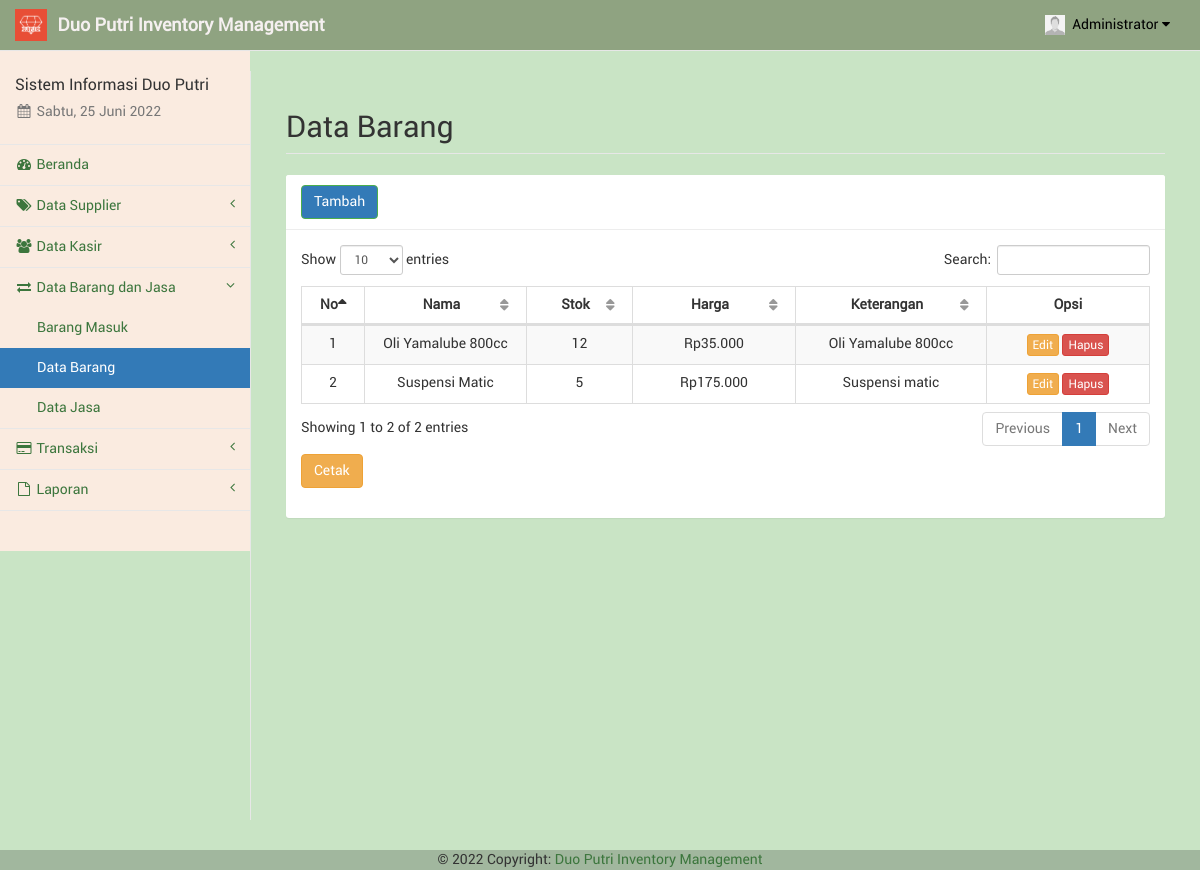
Before: /barang.php (signed in) with the older database file.
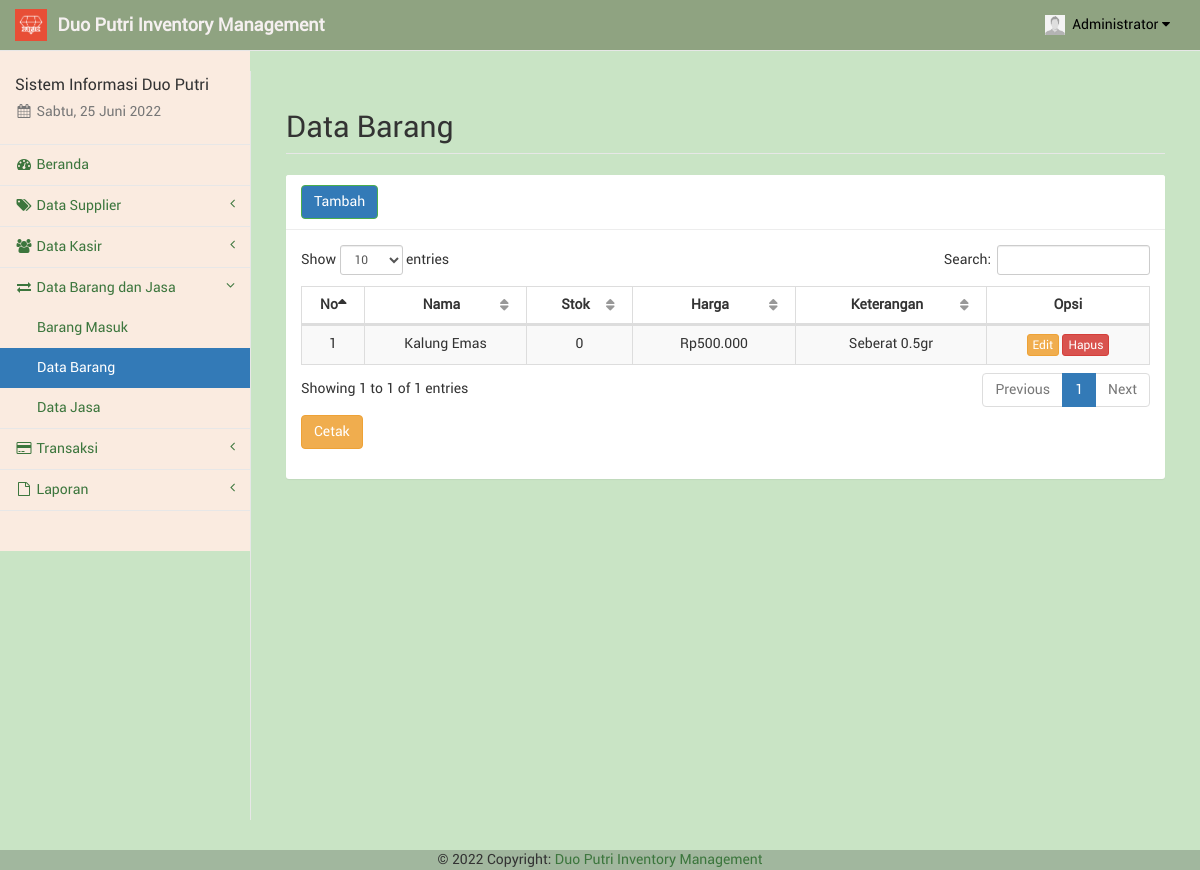
After: the same page with the newer database file.
### tables this page shows
CREATE TABLE `barangjasa` (
  `id_brg` int(11) NOT NULL,
  `nama` varchar(100) NOT NULL,
  `jenis` varchar(20) NOT NULL,
  `stok` varchar(10) NOT NULL,
  `harga` varchar(20) NOT NULL,
  `keterangan` text NOT NULL,
  `id_adm` int(11) NOT NULL
);

### dist/function/format_rupiah.php (called while the page is built, shortened)
<?php
	function format_rupiah($rp) {
		$jumlah = number_format($rp, 0, ",", ".");
		$rupiah = "Rp". $jumlah;
		return $rupiah;
	}
?>

### barang.php (the view, shortened to what this page needs)
<?php
include("sess_check.php");
include("layout_top.php");
include("dist/function/format_rupiah.php");
?>
<div id="page-wrapper" style="background-color: #C9E4C5;">
	<div class="container-fluid">
		<div class="row">
			<div class="col-lg-12">
				<h1 class="page-header">Data Barang</h1>
			</div>
		</div>
		<div class="row">
			<div class="col-lg-12"><?php include("layout_alert.php"); ?></div>
		</div>
		<div class="row">
			<div class="col-lg-12">
				<div class="panel panel-default">
					<div class="panel-heading">
						<a href="barang_tambah.php" class="btn btn-success">Tambah</a>
					</div>
					<div class="panel-body">
						<table class="table table-striped table-bordered table-hover" id="tabel-data">
							<thead>
								<tr>
									<th width="1%">No</th>
									<th width="10%">Nama</th>
									<th width="5%">Stok</th>
									<th width="10%">Harga</th>
									<th width="10%">Keterangan</th>
									<th width="10%">Opsi</th>
								</tr>
							</thead>
							<tbody>
								<?php
								$i = 1;
								$sql = "SELECT * FROM barangjasa WHERE jenis='barang' ORDER BY nama ASC";
								$ress = mysqli_query($conn, $sql);
								while ($data = mysqli_fetch_array($ress)) {
									echo '<tr>';
									echo '<td class="text-center">' . $i . '</td>';
									echo '<td class="text-center">' . $data['nama'] . '</td>';
									echo '<td class="text-center">' . $data['stok'] . '</td>';
									echo '<td class="text-center">' . format_rupiah($data['harga']) . '</td>';
									echo '<td class="text-center">' . $data['keterangan'] . '</td>';
									echo '<td class="text-center">
													  <a href="barang_edit.php?brg=' . $data['id_brg'] . '" class="btn btn-warning btn-xs">Edit</a>'; ?>
									<a href="barang_hapus.php?brg=<?php echo $data['id_brg']; ?>" onclick="return confirm('Apakah anda yakin akan menghapus <?php echo $data['nama']; ?>?');" class="btn btn-danger btn-xs">Hapus</a></td>
								<?php
									echo '</tr>';
									$i++;
								}
								?>
							</tbody>
						</table>
						<div class="form-group">
							<a href="barang_stok.php" target="_blank" class="btn btn-warning">Cetak</a>
						</div>
					</div>
				</div>
			</div>
		</div>
	</div>
</div>
<?php
include("layout_bottom.php");
?>

Changed rows visible on the page:
removed barangjasa: nama "Oli Yamalube 800cc", stok "12", harga "Rp35.000", keterangan "Oli Yamalube 800cc"
removed barangjasa: nama "Suspensi Matic", stok "5", harga "Rp175.000", keterangan "Suspensi matic"
added barangjasa: nama "Kalung Emas", stok "0", harga "Rp500.000", keterangan "Seberat 0.5gr"
Other visible differences:
text written by a page script: "Show entries Search: Showing 1 to 2 of 2 entries Previous 1 Next" → "Show entries Search: Showing 1 to 1 of 1 entries Previous 1 Next"
